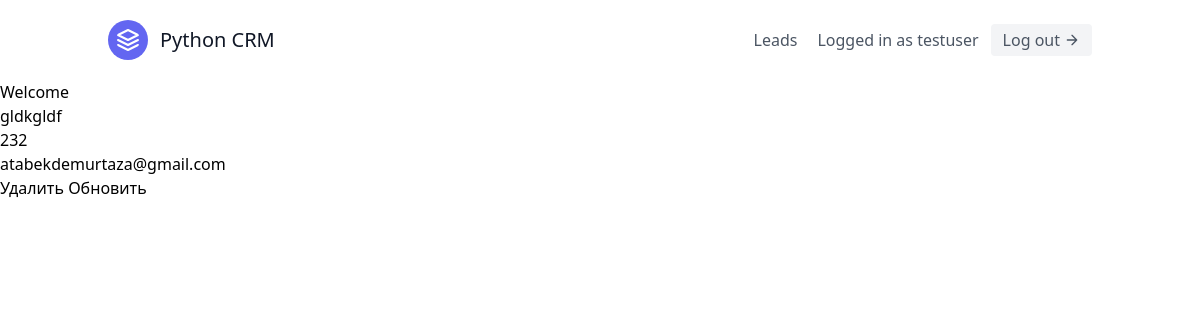
Screenshot of /leads/9/ (signed in) with the database file from the repository.
### leads/models.py (models this page shows, shortened)
class User(AbstractUser):
    pass

class Leads(models.Model):
    first_name = models.CharField('Имя',max_length=20,)
    last_name  = models.CharField('Фамилия',max_length=20)
    age = models.IntegerField(default=0)
    agent = models.ForeignKey("Agent",on_delete=models.CASCADE)

class Agent(models.Model):
    user = models.OneToOneField(User,on_delete=models.CASCADE)
    def __str__(self):
        return f'{self.user.email}'

### leads/views.py (the view)
# urls.py: path('<int:pk>/', LeadDetailView.as_view(), name='lead_detail'),
class LeadDetailView(LoginRequiredMixin, generic.DetailView):
    template_name = 'leads/lead-detail.html'
    context_object_name = 'lead'
    queryset = Leads.objects.all()

### leads/templates/leads/lead-detail.html (shortened to what this page needs)
{% extends 'base.html' %}
{% block content %}
    <h1>{{lead.first_name}}</h1>
    <h1>{{lead.last_name}}</h1>
    <p>{{lead.age}}</p>
    <p>{{lead.agent}}</p>
    <div>
        <a href="{% url 'leads:lead_delete' lead.pk %}">Удалить</a>
        <a href="{% url 'leads:lead_update' lead.pk %}">Обновить</a>
    </div>
{% endblock %}

### templates/navbar.html
<header class="text-gray-600 body-font">
    <div class="container mx-auto flex flex-wrap p-5 flex-col md:flex-row items-center">
        <a class="flex title-font font-medium items-center text-gray-900 mb-4 md:mb-0">
            <svg xmlns="http://www.w3.org/2000/svg" fill="none" stroke="currentColor" stroke-linecap="round"
                stroke-linejoin="round" stroke-width="2" class="w-10 h-10 text-white p-2 bg-indigo-500 rounded-full"
                viewBox="0 0 24 24">
                <path d="M12 2L2 7l10 5 10-5-10-5zM2 17l10 5 10-5M2 12l10 5 10-5"></path>
            </svg>
            <span class="ml-3 text-xl">Python CRM</span>
        </a>
        <nav class="md:ml-auto flex flex-wrap items-center text-base justify-center">
            {% if not request.user.is_authenticated %}
                <a class="mr-5 hover:text-blue-500" href="{% url 'login' %}">Log in</a>
                <a href="{% url 'signup' %}" class="inline-flex items-center
                bg-gray-100 border-0 py-1 px-3
                focus:outline-none hover:bg-gray-200 rounded text-base mt-4 md:mt-0">
                    Sign up
                    <svg fill="none" stroke="currentColor" stroke-linecap="round" stroke-linejoin="round" stroke-width="2"
                        class="w-4 h-4 ml-1" viewBox="0 0 24 24">
                        <path d="M5 12h14M12 5l7 7-7 7"></path>
                    </svg>
                </a>
            {% else %}
                <a href="{% url 'leads:lead_list' %}" class="mr-5 hover:text-blue-500">Leads</a>
                <p>Logged in as {{request.user.username}}</p>
                <a href="{% url 'logout' %}" class="ml-3 inline-flex items-center
                bg-gray-100 border-0 py-1 px-3
                focus:outline-none hover:bg-gray-200 rounded text-base mt-4 md:mt-0">
                    Log out
                    <svg fill="none" stroke="currentColor" stroke-linecap="round" stroke-linejoin="round" stroke-width="2"
                        class="w-4 h-4 ml-1" viewBox="0 0 24 24">
                        <path d="M5 12h14M12 5l7 7-7 7"></path>
                    </svg>
                </a>
            {% endif %}
        </nav>
    </div>
</header>

### rows the page displays
User: user.username "testuser"
Leads: first_name "Welcome", last_name "gldkgldf", age "232", agent "atabekdemurtaza@gmail.com"
